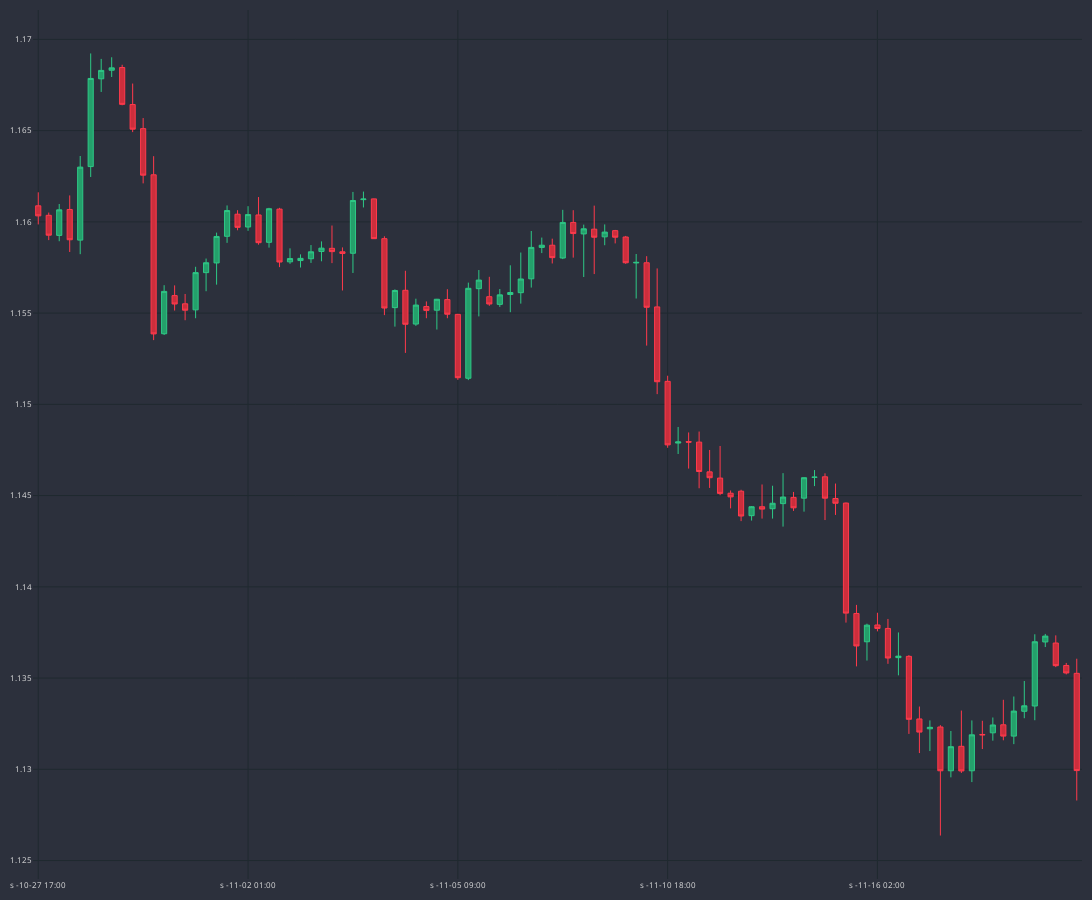

Notebook source saved alongside this figure:
### Code cell
fig = go.Figure()
fig.add_trace(go.Candlestick(
    x=dt_plot.sTime,
    open=dt_plot.mid_o,
    high=dt_plot.mid_h,
    low=dt_plot.mid_l,
    close=dt_plot.mid_c,
    line=dict(width=1),
    opacity=1,
    increasing_fillcolor='#24A06B',
    decreasing_fillcolor='#CC2E3C',
    increasing_line_color='#2EC886',
    decreasing_line_color='#FF3A4C',
    )
        )

fig.update_yaxes(
    gridcolor= "#1f292f"
)

fig.update_xaxes(
    gridcolor= "#1f292f",
    rangeslider=dict(visible=False),
    nticks=5
)

fig.update_layout(
    width=1100,
    height=900,
    margin=dict(l=10,r=10,b=10,t=10),
    paper_bgcolor= "#2c303c",
    plot_bgcolor= "#2c303c",
    font=dict(size=8,color='#e1e1e1')
)
